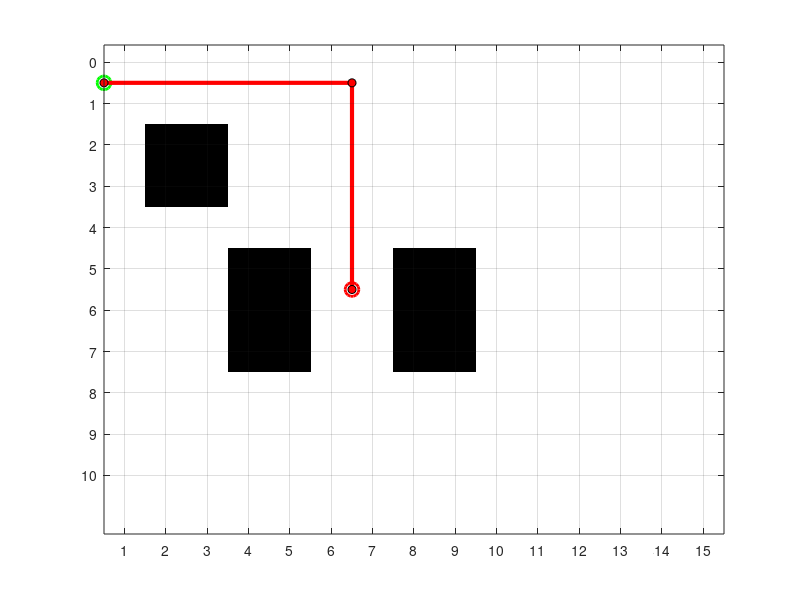

MATLAB code to generate this figure: (Note: this script raises an error after producing the figure.)
function RRT_star_latest_code()
    disp('Initializing environment...');
    
    % Define a 10x10 environment where each cell is 1x1 meter
    environment = zeros(15, 10); 
    % Adding obstacles to the environment (each obstacle is 1m x 1m)
    environment(2:3, 2:3) = 1;  % Obstacle in the range of (2,2) to (3,3)
    environment(4:5, 5:7) = 1;  % Obstacle in the range of (5,5) to (6,7)
    environment(8:9, 5:7) = 1;  % Obstacle in the range of (7,4) to (8,5)

    % Define start and goal nodes in terms of the environment grid (midpoints)
    startNode = approximateToMidpoint([1, 1]);  % Starting at the bottom-left (approx. midpoint)
    goalNode = approximateToMidpoint([7, 6]);   % Goal at near top-right (approx. midpoint)

    % Parameters for RRT* algorithm
    maxIterations = 1000;
    goalThreshold = 0.5; % Goal threshold for reaching the final node (0.5m)

    disp('Displaying environment...');
    figure;
    displayEnvironment(environment, startNode, goalNode);

    % Initialize tree with start node
    tree.nodes = startNode;
    tree.parent = 0;

    disp('Starting RRT* loop...');
    for i = 1:maxIterations
        randomPoint = randomSample(environment);
        randomPoint = approximateToMidpoint(randomPoint); % Snap to midpoint

        [nearestNode, nearestIdx] = findNearestNode(tree.nodes, randomPoint);
        newPoint = steerMidpoint(nearestNode, goalNode);  % Steer toward the goal

        if isCollisionFree(nearestNode, newPoint, environment)
            tree.nodes = [tree.nodes; newPoint];
            tree.parent = [tree.parent; nearestIdx];

            % Check if goal has been reached
            if norm(newPoint - goalNode) < goalThreshold
                disp(['Goal reached at iteration ', num2str(i)]);
                finalNode = size(tree.nodes, 1);
                break;
            end
        end
    end

    if exist('finalNode', 'var')
        path = findPath(tree, finalNode);
        plotPath(path);
        rerouteIfNeeded(tree, path, goalNode, environment);
    else
        disp('No path found.');
    end
end

%% Helper Functions

function midpoint = approximateToMidpoint(point)
    % Snap point to the nearest midpoint of the grid
    midpoint = round(point) - 0.5;
end

%%function displayEnvironment(env, startNode, goalNode)
    % Function to display the environment grid
    %%imagesc(env'); hold on;
    %%colormap(gray);  % Set obstacles as black and free space as white
    %%plot(startNode(1), startNode(2), 'go', 'MarkerSize', 10, 'LineWidth', 2); % Start
    %plot(goalNode(1), goalNode(2), 'ro', 'MarkerSize', 10, 'LineWidth', 2);   % Goal 
    %axis equal;
    %grid on;  % Turn on grid display for easier visualization
    %xticks(0:1:size(env, 1));
    %yticks(0:1:size(env, 2));
%end
function displayEnvironment(env, startNode, goalNode)
    % Function to display the environment grid
    imagesc(~env');  % Invert the environment to display free space as black and obstacles as white
    hold on;
    colormap(gray);  % Use grayscale but inverted for obstacle and free space colors
    plot(startNode(1), startNode(2), 'go', 'MarkerSize', 10, 'LineWidth', 2); % Start node in green
    plot(goalNode(1), goalNode(2), 'ro', 'MarkerSize', 10, 'LineWidth', 2);   % Goal node in red
    axis equal;
    grid on;  % Turn on grid display for easier visualization
    xticks(0:1:size(env, 1));  % Set grid ticks for better visual guidance
    yticks(0:1:size(env, 2));
end


function randomPoint = randomSample(environment)
    % Generate a random point in the environment
    x = randi(size(environment, 1));
    y = randi(size(environment, 2));
    randomPoint = [x, y];
end

function [nearestNode, nearestIdx] = findNearestNode(nodes, point)
    % Find the nearest node in the tree to the random point
    distances = vecnorm(nodes - point, 2, 2);
    [~, nearestIdx] = min(distances);
    nearestNode = nodes(nearestIdx, :);
end

function newPoint = steerMidpoint(fromNode, goalNode)
    % Steer from the nearest node towards the goal node by first trying to move horizontally
    % If horizontal movement is blocked, then attempt vertical movement
    newPoint = fromNode;
    
    % Horizontal movement
    if fromNode(1) ~= goalNode(1)
        newPoint(1) = goalNode(1);
    elseif fromNode(2) ~= goalNode(2)
        % If horizontal movement is not possible, try vertical movement
        newPoint(2) = goalNode(2);
    end
end

function isFree = isCollisionFree(fromNode, toNode, environment)
    % Check if the straight path between two points is free of obstacles
    if fromNode(1) == toNode(1)
        % Vertical movement
        yRange = linspace(fromNode(2), toNode(2), 10);
        x = round(fromNode(1));
        for y = yRange
            if environment(round(x), round(y)) == 1
                isFree = false;
                return;
            end
        end
    elseif fromNode(2) == toNode(2)
        % Horizontal movement
        xRange = linspace(fromNode(1), toNode(1), 10);
        y = round(fromNode(2));
        for x = xRange
            if environment(round(x), round(y)) == 1
                isFree = false;
                return;
            end
        end
    end
    isFree = true;
end

function path = findPath(tree, finalNodeIdx)
    % Extract the path by tracing back from the goal to the start
    path = tree.nodes(finalNodeIdx, :);
    currentIdx = finalNodeIdx;
    
    while currentIdx ~= 1  % Trace back to the root of the tree
        currentIdx = tree.parent(currentIdx);
        path = [tree.nodes(currentIdx, :); path];
    end
end

function plotPath(path)
    % Highlight the final path
    plot(path(:, 1), path(:, 2), 'r-', 'LineWidth', 3);  % Thicker red line for visibility
    plot(path(:, 1), path(:, 2), 'ko', 'MarkerFaceColor', 'r');  % Red dots for nodes
    hold off;
end

function rerouteIfNeeded(tree, path, goalNode, environment)
    % Continuously reroute if off course
    for step = 1:size(path, 1)
        currentPosition = path(step, :);
        disp(['Current position: ', num2str(currentPosition)]);
        
        % Simulate user input (moving in a wrong direction)
        if isMovingInWrongDirection(currentPosition, goalNode)
            disp('Off course! Rerouting...');
            RRT_star_latest_code();  % Rerun RRT* to find a new path
            break;
        end
        
        % Pause for visualization
        pause(0.5);
    end
end

function wrongDirection = isMovingInWrongDirection(currentPosition, goalNode)
    % Simple check if the user is moving away from the goal
    distanceToGoal = norm(currentPosition - goalNode);
    wrongDirection = distanceToGoal > 1;  % Threshold can be adjusted
end
